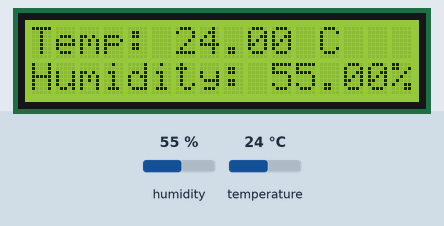
Simulated run of this sketch. Board: Arduino Uno, built with avr-gcc and run on an emulated ATmega328P. On the bench: 16×2 character LCD. The test bench sets the inputs (shaded band); at power-on: humidity 55 %, temperature 24 °C.

Above: at 3.2 s.
3.3 s: humidity set to 22 %
At 4.6 s:
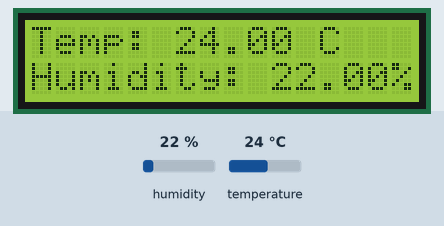
6.0 s: temperature set to 12 °C
At 6.9 s:
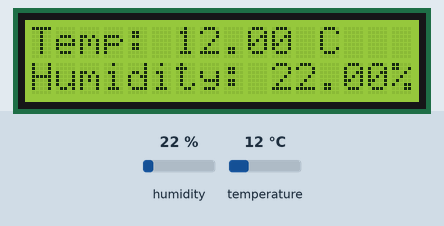
8.7 s: humidity set to 40 %
At 11.4 s:
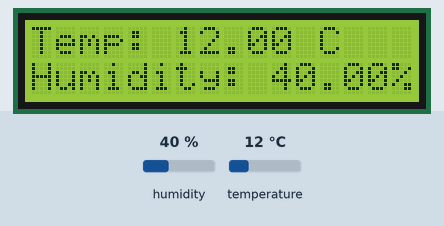
11.8 s: temperature set to 19 °C
At 13.6 s:
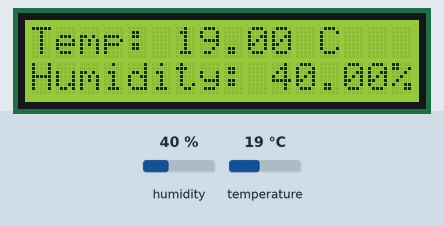
Timing chart, 0 to 15.1 s (numbered marks = the images above; inputs shaded):
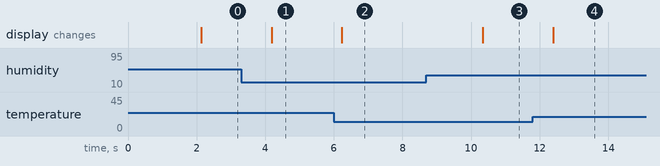

The sketch:

Arduino_UNO_DHT11_LCD_display.ino
```cpp
#include <Wire.h>
#include <DHT.h>
#include <LiquidCrystal_I2C.h>

#define DHTPIN 4
#define DHTTYPE DHT11

DHT dht(DHTPIN, DHTTYPE);

// I2C LCD address
LiquidCrystal_I2C lcd(0x27, 16, 2);

void setup() {
  dht.begin();

  lcd.init();
  lcd.backlight();

  lcd.setCursor(0, 0);
  lcd.print("DHT11 Sensor");
  delay(2000);

  lcd.clear();
}

void loop() {
  float humidity = dht.readHumidity();
  float temperature = dht.readTemperature();

  // Check if sensor reading failed
  if (isnan(humidity) || isnan(temperature)) {
    lcd.clear();
    lcd.setCursor(0, 0);
    lcd.print("Sensor Error!");
    delay(2000);
    return;
  }

  // Display temperature
  lcd.setCursor(0, 0);
  lcd.print("Temp: ");
  lcd.print(temperature);
  lcd.print(" C");

  // Display humidity
  lcd.setCursor(0, 1);
  lcd.print("Humidity: ");
  lcd.print(humidity);
  lcd.print("%");

  delay(2000);
}
```

Measured:
- after the input at 3.3 s, the display: changes after 0.88 s (image 1)
- after the input at 6.0 s, the display: changes after 0.24 s (image 2)
- after the input at 8.7 s, the display: changes after 1.6 s (image 3)
- after the input at 11.8 s, the display: changes after 0.59 s (image 4)
